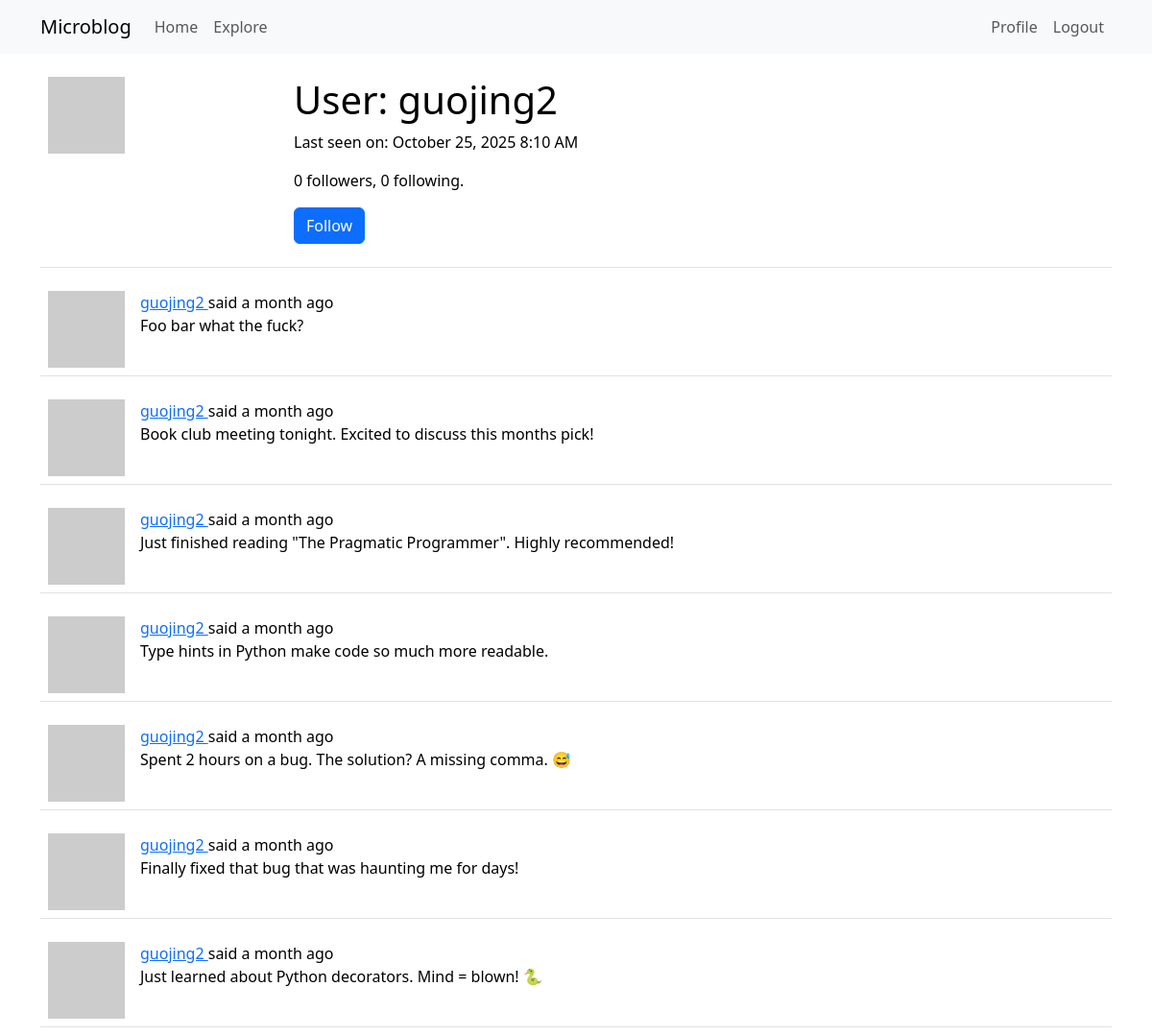
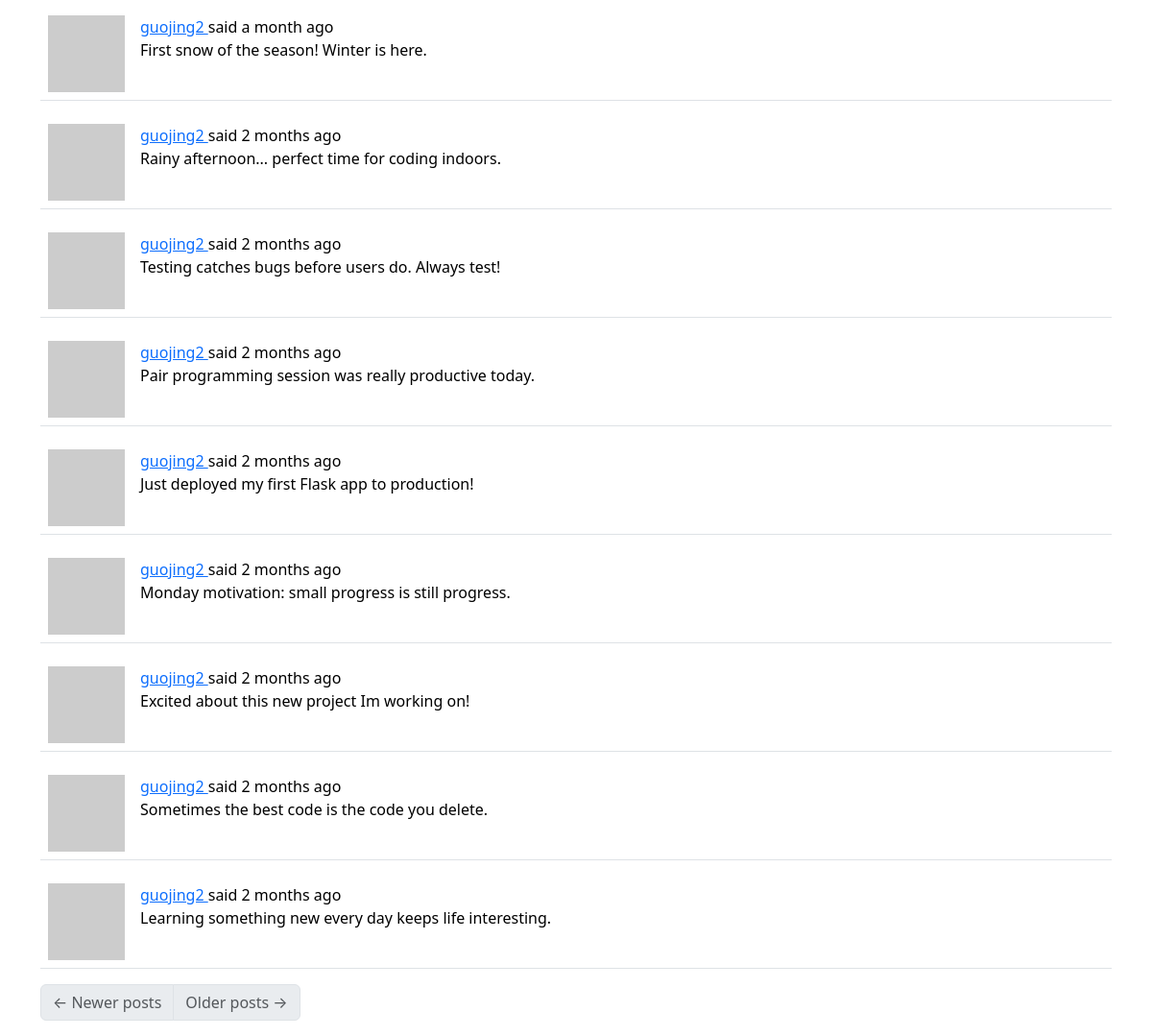
/user/guojing2 (signed in), run on the app's committed database (2 pictures, top to bottom).
### app/models.py (models this page shows, shortened)
class User(UserMixin, db.Model):
    id: orm.Mapped[int] = orm.mapped_column(primary_key=True)
    username: orm.Mapped[str] = orm.mapped_column(
        sa.String(64), index=True, unique=True
    )
    email: orm.Mapped[str] = orm.mapped_column(sa.String(120), index=True, unique=True)
    password_hash: orm.Mapped[str | None] = orm.mapped_column(sa.String(256))
    posts: orm.WriteOnlyMapped['Post'] = orm.relationship(back_populates='author')
    about_me: orm.Mapped[str | None] = orm.mapped_column(sa.String(140))
    last_seen: orm.Mapped[datetime | None] = orm.mapped_column(
        default=lambda: datetime.now(UTC)
    )
    following: orm.WriteOnlyMapped['User'] = orm.relationship(
        secondary=followers,
        primaryjoin=(followers.c.follower_id == id),
        secondaryjoin=(followers.c.followed_id == id),
        back_populates='followers',
    )
    followers: orm.WriteOnlyMapped['User'] = orm.relationship(
        secondary=followers,
        primaryjoin=(followers.c.followed_id == id),
        secondaryjoin=(followers.c.follower_id == id),
        back_populates='following',
    )
    def avatar(self, size):
        digest = md5(self.email.lower().encode('utf-8')).hexdigest()
        return f'https://www.gravatar.com/avatar/{digest}?d=identicon&s={size}'
    def is_following(self, user):
        query = self.following.select().where(User.id == user.id)
        return db.session.scalar(query) is not None
    def followers_count(self):
        return db.session.scalar(
            sa.select(sa.func.count())
            .select_from(followers)
            .where(followers.c.followed_id == self.id)
        )
    def following_count(self):
        return db.session.scalar(
            sa.select(sa.func.count())
            .select_from(followers)
            .where(followers.c.follower_id == self.id)
        )

class Post(db.Model):
    __searchable__ = ['body']
    id: orm.Mapped[int] = orm.mapped_column(primary_key=True)
    body: orm.Mapped[str] = orm.mapped_column(sa.String(140))
    timestamp: orm.Mapped[datetime] = orm.mapped_column(
        index=True, default=lambda: datetime.now(UTC)
    )
    user_id: orm.Mapped[int] = orm.mapped_column(sa.ForeignKey('user.id'), index=True)
    author: orm.Mapped['User'] = orm.relationship(back_populates='posts')
    language: orm.Mapped[str | None] = orm.mapped_column(sa.String(5))

### app/main/routes.py (the view)
@bp.route('/user/<username>')
@login_required
def user(username):
    user = db.first_or_404(sa.select(User).where(User.username == username))
    page = request.args.get('page', 1, type=int)
    query = user.posts.select().order_by(Post.timestamp.desc())
    posts = db.paginate(
        query, page=page, per_page=current_app.config['POSTS_PER_PAGE'], error_out=False
    )
    next_url = (
        url_for('main.user', username=username, page=posts.next_num)
        if posts.has_next
        else None
    )
    prev_url = (
        url_for('main.user', username=username, page=posts.prev_num)
        if posts.has_prev
        else None
    )
    form = EmptyForm()
    return render_template(
        'user.html',
        user=user,
        posts=posts.items,
        next_url=next_url,
        prev_url=prev_url,
        form=form,
    )

### app/main/forms.py
class EmptyForm(FlaskForm):
    submit = SubmitField(_l('Submit'))

### app/__init__.py (called while the page is built)
def get_locale():
    from flask import current_app
    return request.accept_languages.best_match(current_app.config['LANGUAGES'])

### app/main/routes.py (called while the page is built)
@bp.before_app_request
def before_request():
    if current_user.is_authenticated:
        current_user.last_seen = datetime.now(UTC)
        db.session.commit()
    g.locale = str(get_locale())

### app/models.py (called while the page is built)
@login.user_loader
def load_user(id):
    return db.session.get(User, int(id))

### app/templates/user.html (shortened to what this page needs)
{% extends "base.html" %}
{% block content %}
    <table class="table table-hover">
        <tr>
            <td width="256px">
                <img src="{{ user.avatar(256) }}" />
            </td>
            <td>
                <h1>{{ _('User:') }} {{ user.username }}</h1>
                {% if user.last_seen %}
                    <p>{{ _('Last seen on:') }} {{ moment(user.last_seen).format('LLL') }}</p>
                {% endif %}
                <p>
                    {{ _('%(count)d followers', count=user.followers_count()) }},
                    {{ _('%(count)d following', count=user.following_count()) }}.
                </p>
                {% if user == current_user %}
                    <p>
                        <a href="{{ url_for('main.edit_profile') }}">{{ _('Edit your profile') }}</a>
                    </p>
                {% elif not current_user.is_following(user) %}
                    <p>
                        <form
                            action="{{ url_for('main.follow', username=user.username) }}"
                            method="post"
                        >
                            {{ form.submit(value=_('Follow'), class_='btn btn-primary') }}
                        </form>
                    </p>
                {% endif %}
            </td>
        </tr>
    </table>
    {% for post in posts %}
        {% include '_post.html' %}
    {% endfor %}
    <nav aria-label="Post navigation">
        <ul class="pagination">
            <li class="page-item{% if not prev_url %} disabled{% endif %}">
                <a class="page-link" href="{{ prev_url }}">
                    <span aria-hidden="true">&larr;</span> {{ _('Newer posts') }}
                </a>
            </li>
            <li class="page-item{% if not next_url %} disabled{% endif %}">
                <a class="page-link" href="{{ next_url }}">
                    {{ _('Older posts') }} <span aria-hidden="true">&rarr;</span>
                </a>
            </li>
        </ul>
    </nav>
{% endblock %}

### app/templates/_post.html (shortened to what this page needs)
<table class="table table-hover">
    <tr>
        <td width="70px">
            <a href="{{ url_for('main.user', username=post.author.username) }}">
                <img src="{{ post.author.avatar(70) }}" />
            </a>
        </td>
        <td>
            <a href="{{ url_for('main.user', username=post.author.username) }}">
                {{ post.author.username }}
            </a>
            {{ _('said') }} {{ moment(post.timestamp).fromNow() }}
            <br>
            <span id="post{{ post.id }}">{{ post.body }}</span>
        </td>
    </tr>
</table>

### data on the page
User: username "guojing2", last_seen "October 25, 2025 8:10 AM"
Post: author.username "guojing2", timestamp "a month ago", body "Foo bar what the fuck?"
Post: author.username "guojing2", timestamp "a month ago", body "Book club meeting tonight. Excited to discuss this months pick!"
Post: author.username "guojing2", timestamp "a month ago", body "Just finished reading \"The Pragmatic Programmer\". Highly recommended!"
Post: author.username "guojing2", timestamp "a month ago", body "Type hints in Python make code so much more readable."
Post: author.username "guojing2", timestamp "a month ago", body "Spent 2 hours on a bug. The solution? A missing comma. 😅"
Post: author.username "guojing2", timestamp "a month ago", body "Finally fixed that bug that was haunting me for days!"
Post: author.username "guojing2", timestamp "a month ago", body "Just learned about Python decorators. Mind = blown! 🐍"
Post: author.username "guojing2", timestamp "a month ago", body "First snow of the season! Winter is here."
Post: author.username "guojing2", timestamp "2 months ago", body "Rainy afternoon... perfect time for coding indoors."
Post: author.username "guojing2", timestamp "2 months ago", body "Testing catches bugs before users do. Always test!"
Post: author.username "guojing2", timestamp "2 months ago", body "Pair programming session was really productive today."
Post: author.username "guojing2", timestamp "2 months ago", body "Just deployed my first Flask app to production!"
Post: author.username "guojing2", timestamp "2 months ago", body "Monday motivation: small progress is still progress."
Post: author.username "guojing2", timestamp "2 months ago", body "Excited about this new project Im working on!"
Post: author.username "guojing2", timestamp "2 months ago", body "Sometimes the best code is the code you delete."
Post: author.username "guojing2", timestamp "2 months ago", body "Learning something new every day keeps life interesting."
